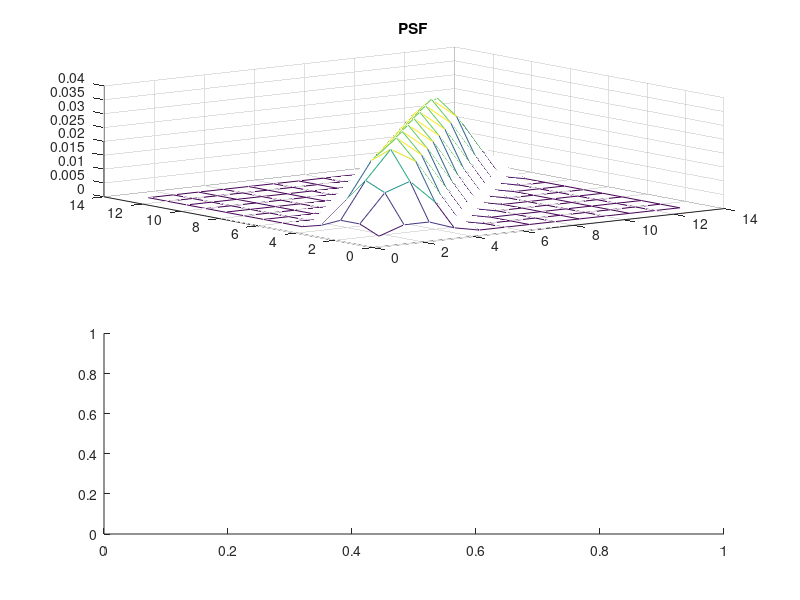

Reproduce this figure in MATLAB. (Note: this script raises an error after producing the figure.)
clear all;
close all;

h1 = eye(10)/10;
h2 = fspecial('gaussian', 4, 1);
h = conv2(h1, h2);

figure
subplot(2, 1, 1)
mesh(h)
title('PSF')

subplot(2, 1, 2)
freqz2(h)
title('OTF')